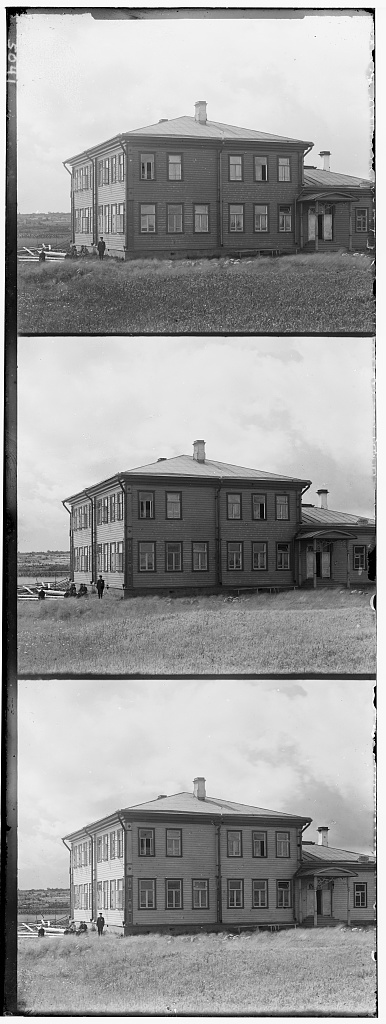
#> input picture 1.jpg, 386 x 1024 px
$ jupyter execute --allow-errors Main.ipynb   (shell and % lines are left out)
#> lines starting #> are read from the running program, lines starting #| are printed output that depends on the picture
[cell 1]
from skimage.io import imsave, imread, imshow
from numpy import roll, dstack
from skimage import img_as_float

[cell 2]
def getbestcor(firstimage, secondimage):
    from numpy import roll
    maxcory = 0
    maxcorx = 0
    pretendy = 0
    pretendx = 0
    secondimagey = roll(secondimage, -15, axis=0)
    secondimagex = roll(secondimage, -15, axis=1)
    for i in range(32):
        curcory = (firstimage * secondimagey).sum()
        curcorx = (firstimage * secondimagex).sum()
        if curcory > maxcory:
            maxcory = curcory
            pretendy = i - 15
        if curcorx > maxcorx:
            maxcorx = curcorx
            pretendx = i - 15
        secondimagey = roll(secondimagey, 1, axis=0)
        secondimagex = roll(secondimagex, 1, axis=1)
    return pretendy, pretendx

[cell 3]
def cutter(img):
    hshape = img.shape[0]
    thirdpart = int(hshape / 3)
    deadsome = img.shape[0] % 3
    r = img[2 * thirdpart: img.shape[0] - deadsome, :]
    g = img[thirdpart: 2 * thirdpart, :]
    b = img[0: thirdpart, :]
    return r, g, b , thirdpart

[cell 4]
def align(img):
    img = img_as_float(img)
    r, g, b, thirdpart = cutter(img)
    rounder = 0.34
    vkill = int(r.shape[0] * rounder)
    hkill = int(r.shape[1] * rounder)  # мозг уже умер, но тело работало дальше
    rshort = r[vkill: -vkill, hkill: - hkill]
    gshort = g[vkill: -vkill, hkill: - hkill]
    bshort = b[vkill: -vkill, hkill: - hkill]
    g2ry, g2rx = getbestcor(gshort, rshort)
    g2by, g2bx = getbestcor(gshort, bshort)
    r = roll(r, g2ry, axis=0)
    r = roll(r, g2rx, axis=1)
    b = roll(b, g2by, axis=0)
    b = roll(b, g2bx, axis=1)
    res = dstack((r, g, b))
    return res

[cell 5]
ims = []
ims.append(imread('1.jpg'))
ims.append(imread('2.jpg'))
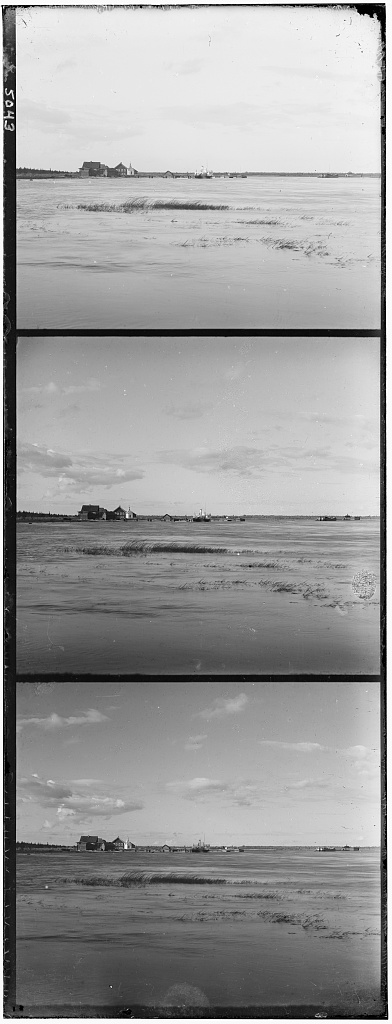
#> input picture 2.jpg, 392 x 1024 px
#> (the rest of this cell did not finish here and is left out)

[cell 6]
imo = []
#> imo = []
for im in ims:
    imo.append(align(im))
#> this loop made 2 passes
#> (rounder in align, vkill in align, hkill in align) on passes 1 to 2: (0.34, 115, 131), (0.34, 115, 133)
#> pass 1, in cutter, `r = img[2 * thirdpart: img.shape[0] - deadsome, :]`:
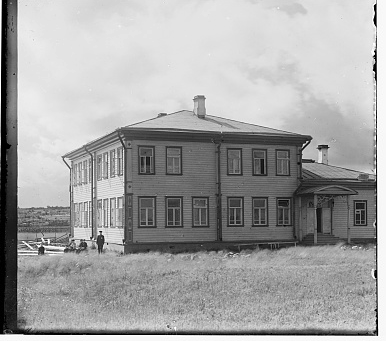
#> r: shape (341, 386) float64; min 0, max 1, mean 0.644
#> pass 1, in cutter, `g = img[thirdpart: 2 * thirdpart, :]`:
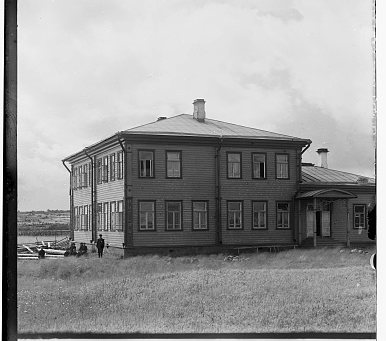
#> g: shape (341, 386) float64; min 0, max 1, mean 0.603
#> pass 1, in cutter, `b = img[0: thirdpart, :]`:
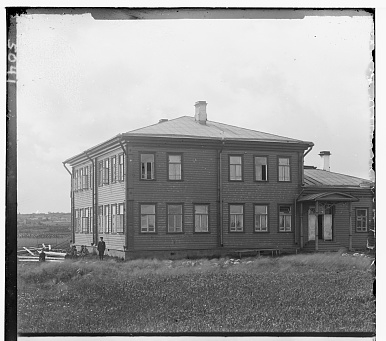
#> b: shape (341, 386) float64; min 0, max 1, mean 0.615
#> after the loop, imo = 2 items

[cell 7]
i = 0
#> (the rest of this cell did not finish here and is left out)

[cell 8]
imshow(imo[0])
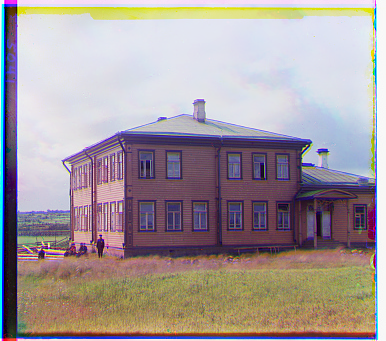
#> shown: shape (341, 386, 3) float64; mean R, G, B 0.644, 0.603, 0.615

[cell 9]
imshow(imo[1])
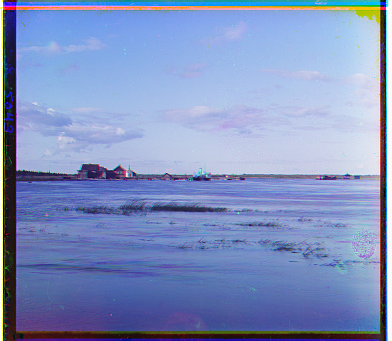
#> shown: shape (341, 392, 3) float64; mean R, G, B 0.506, 0.573, 0.754
